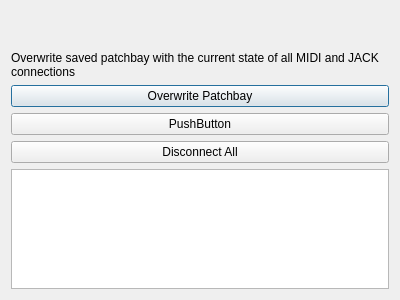
<?xml version="1.0" encoding="UTF-8"?>
<ui version="4.0">
 <class>Stagepatch</class>
 <widget class="QDialog" name="Stagepatch">
  <property name="windowModality">
   <enum>Qt::WindowModal</enum>
  </property>
  <property name="geometry">
   <rect>
    <x>0</x>
    <y>0</y>
    <width>400</width>
    <height>300</height>
   </rect>
  </property>
  <property name="windowTitle">
   <string>Dialog</string>
  </property>
  <layout class="QVBoxLayout" name="verticalLayout_2">
   <item>
    <spacer name="verticalSpacer_3">
     <property name="orientation">
      <enum>Qt::Vertical</enum>
     </property>
     <property name="sizeHint" stdset="0">
      <size>
       <width>20</width>
       <height>40</height>
      </size>
     </property>
    </spacer>
   </item>
   <item>
    <layout class="QVBoxLayout" name="verticalLayout">
     <item>
      <spacer name="verticalSpacer_2">
       <property name="orientation">
        <enum>Qt::Vertical</enum>
       </property>
       <property name="sizeHint" stdset="0">
        <size>
         <width>20</width>
         <height>40</height>
        </size>
       </property>
      </spacer>
     </item>
     <item alignment="Qt::AlignTop">
      <widget class="QLabel" name="label">
       <property name="layoutDirection">
        <enum>Qt::LeftToRight</enum>
       </property>
       <property name="text">
        <string>Overwrite saved patchbay with the current state of all MIDI and JACK connections</string>
       </property>
       <property name="alignment">
        <set>Qt::AlignLeading|Qt::AlignLeft|Qt::AlignTop</set>
       </property>
       <property name="wordWrap">
        <bool>true</bool>
       </property>
      </widget>
     </item>
     <item>
      <widget class="QPushButton" name="overwritePatchbay">
       <property name="text">
        <string>Overwrite Patchbay</string>
       </property>
      </widget>
     </item>
     <item>
      <widget class="QPushButton" name="reloadPatchbay">
       <property name="toolTip">
        <string>Disconnect everything and reload from previously saved patchbay</string>
       </property>
       <property name="text">
        <string>PushButton</string>
       </property>
      </widget>
     </item>
     <item>
      <widget class="QPushButton" name="disconnectAll">
       <property name="text">
        <string>Disconnect All</string>
       </property>
      </widget>
     </item>
    </layout>
   </item>
   <item>
    <widget class="QTextBrowser" name="textBrowser"/>
   </item>
   <item>
    <spacer name="verticalSpacer">
     <property name="orientation">
      <enum>Qt::Vertical</enum>
     </property>
     <property name="sizeHint" stdset="0">
      <size>
       <width>20</width>
       <height>51</height>
      </size>
     </property>
    </spacer>
   </item>
  </layout>
 </widget>
 <resources/>
 <connections/>
</ui>
